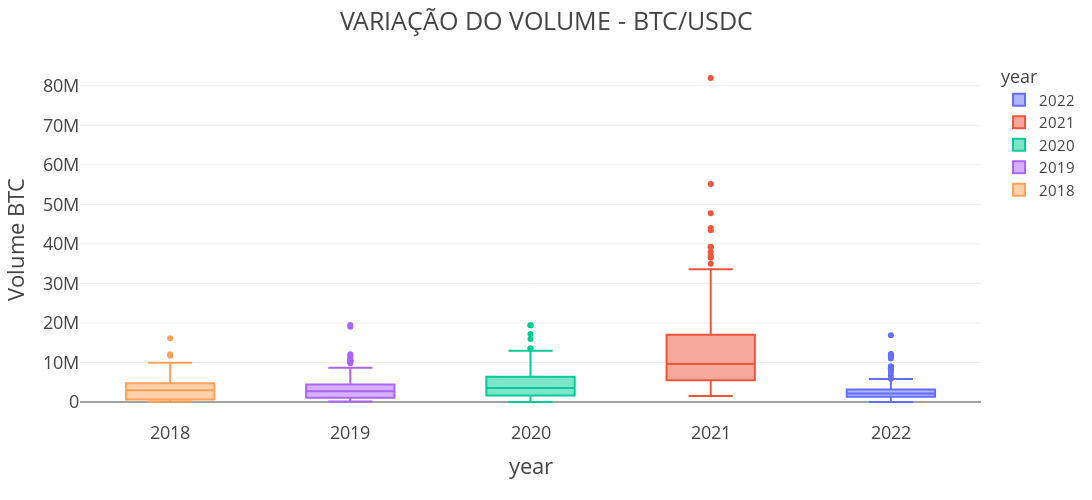

Notebook source saved alongside this figure:
### Markdown cell above
- Depois decidimos observar a variação no volume de BTC negociado, também organizado por ano.

### Code cell
fig=px.box(data_frame=btc_dataset, y='Volume BTC', x='year', color='year')

fig.update_layout(
    title='VARIAÇÃO DO VOLUME - BTC/USDC',
    autosize=False,
    width=1300,
    height=500,
    legend=dict(font=dict(size= 15)),
    template='presentation')

### Figure 1 — Plotly figure (JSON) as saved in the notebook; plotly's stock layout.template omitted (floating-point values rounded to 4 significant figures; data arrays with more than 128 entries replaced by an {"elided": "..."} marker saying what was removed)
{"data": [{"alignmentgroup": "True", "hovertemplate": "year=%{x}<br>Volume BTC=%{y}<extra></extra>", "legendgroup": "2022", "marker": {"color": "#636efa"}, "name": "2022", "notched": false, "offsetgroup": "2022", "orientation": "v", "showlegend": true, "type": "box", "x": {"elided": "214 int values"}, "x0": " ", "xaxis": "x", "y": {"elided": "214 float values"}, "y0": " ", "yaxis": "y"}, {"alignmentgroup": "True", "hovertemplate": "year=%{x}<br>Volume BTC=%{y}<extra></extra>", "legendgroup": "2021", "marker": {"color": "#EF553B"}, "name": "2021", "notched": false, "offsetgroup": "2021", "orientation": "v", "showlegend": true, "type": "box", "x": {"elided": "365 int values"}, "x0": " ", "xaxis": "x", "y": {"elided": "365 float values"}, "y0": " ", "yaxis": "y"}, {"alignmentgroup": "True", "hovertemplate": "year=%{x}<br>Volume BTC=%{y}<extra></extra>", "legendgroup": "2020", "marker": {"color": "#00cc96"}, "name": "2020", "notched": false, "offsetgroup": "2020", "orientation": "v", "showlegend": true, "type": "box", "x": {"elided": "366 int values"}, "x0": " ", "xaxis": "x", "y": {"elided": "366 float values"}, "y0": " ", "yaxis": "y"}, {"alignmentgroup": "True", "hovertemplate": "year=%{x}<br>Volume BTC=%{y}<extra></extra>", "legendgroup": "2019", "marker": {"color": "#ab63fa"}, "name": "2019", "notched": false, "offsetgroup": "2019", "orientation": "v", "showlegend": true, "type": "box", "x": {"elided": "365 int values"}, "x0": " ", "xaxis": "x", "y": {"elided": "365 float values"}, "y0": " ", "yaxis": "y"}, {"alignmentgroup": "True", "hovertemplate": "year=%{x}<br>Volume BTC=%{y}<extra></extra>", "legendgroup": "2018", "marker": {"color": "#FFA15A"}, "name": "2018", "notched": false, "offsetgroup": "2018", "orientation": "v", "showlegend": true, "type": "box", "x": [2018, 2018, 2018, 2018, 2018, 2018, 2018, 2018, 2018, 2018, 2018, 2018, 2018, 2018, 2018, 2018, 2018, 2018, 2018, 2018, 2018, 2018, 2018, 2018, 2018, 2018, 2018, 2018, 2018, 2018, 2018, 2018, 2018, 2018, 2018, 2018, 2018, 2018, 2018, 2018, 2018, 2018, 2018, 2018, 2018, 2018, 2018, 2018, 2018, 2018, 2018, 2018, 2018, 2018, 2018, 2018, 2018, 2018, 2018, 2018, 2018, 2018, 2018, 2018, 2018, 2018, 2018, 2018, 2018, 2018, 2018, 2018, 2018, 2018, 2018, 2018, 2018, 2018, 2018, 2018, 2018, 2018], "x0": " ", "xaxis": "x", "y": [3303000.0, 2964000.0, 2780000.0, 4762000.0, 4236000.0, 4202000.0, 6928000.0, 7843000.0, 3078000.0, 3569000.0, 9948000.0, 8274000.0, 7706000.0, 4083000.0, 3310000.0, 1362000.0, 3429000.0, 2929000.0, 2267000.0, 1729000.0, 1910000.0, 3100000.0, 3895000.0, 3332000.0, 11670000.0, 6628000.0, 4494000.0, 4582000.0, 3317000.0, 3241000.0, 4026000.0, 4579000.0, 6705000.0, 7989000.0, 4803000.0, 12060000.0, 7231000.0, 7075000.0, 6244000.0, 3630000.0, 7313000.0, 16110000.0, 9444000.0, 1881000.0, 2104000.0, 4230000.0, 8723000.0, 9704000.0, 1732000.0, 1347000.0, 852800.0, 365700.0, 620600.0, 671000.0, 832500.0, 445400.0, 398500.0, 789018, 154000.0, 431200.0, 271100.0, 874000.0, 360700.0, 1237000.0, 87900.0, 139900.0, 374000.0, 772400.0, 552600.0, 321300.0, 623500.0, 220200.0, 116600.0, 480000.0, 815900.0, 569300.0, 1055000.0, 5602000.0, 417400.0, 379200.0, 415700.0, 584000.0], "y0": " ", "yaxis": "y"}], "layout": {"autosize": false, "boxmode": "overlay", "height": 500, "legend": {"font": {"size": 15}, "title": {"text": "year"}, "tracegroupgap": 0}, "margin": {"t": 60}, "title": {"text": "VARIAÇÃO DO VOLUME - BTC/USDC"}, "width": 1300, "xaxis": {"anchor": "y", "categoryarray": [2022, 2021, 2020, 2019, 2018], "categoryorder": "array", "domain": [0, 1], "title": {"text": "year"}}, "yaxis": {"anchor": "x", "domain": [0, 1], "title": {"text": "Volume BTC"}}}}
